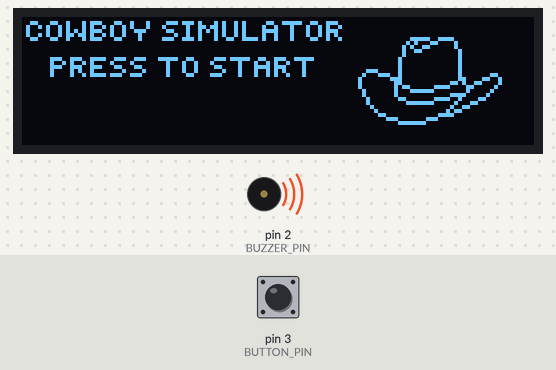
Simulated run of this sketch. Board: Arduino Nano, built with avr-gcc and run on an emulated ATmega328P. On the bench: 128×32 one-colour display, buzzer (waves = sounding). The test bench sets the inputs (shaded band); at power-on: pin 3 (BUTTON_PIN) HIGH. Random numbers use the default seed unless the sketch sets one.

Above: at 1.2 s.
1.3 s: pin 3 (BUTTON_PIN) pulled LOW for 0.15 s
At 1.52 s:
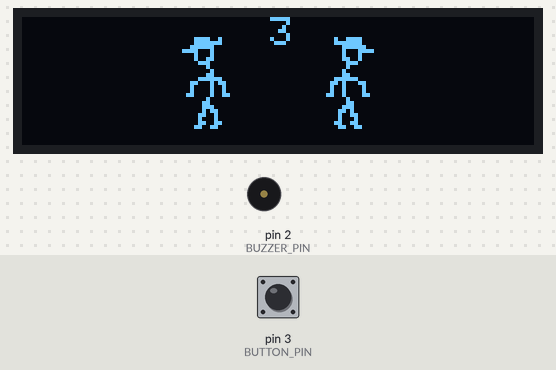
2.0 s: pin 3 (BUTTON_PIN) pulled LOW for 1 s
At 2.75 s:
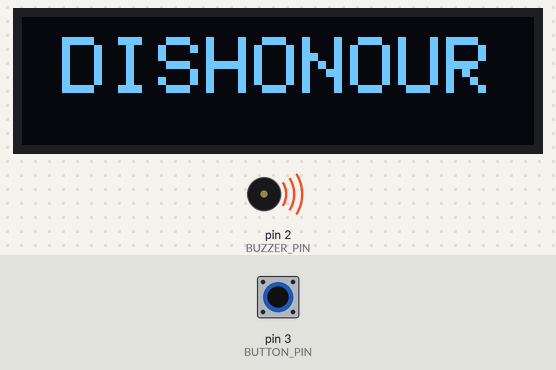
4.5 s: pin 3 (BUTTON_PIN) pulled LOW for 0.15 s
At 7.4 s:
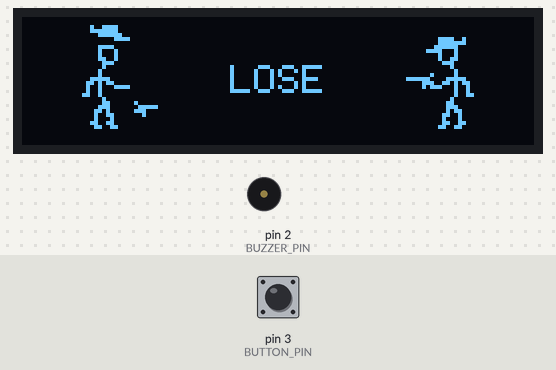
7.6 s: pin 3 (BUTTON_PIN) pulled LOW for 1 s
At 8.65 s:
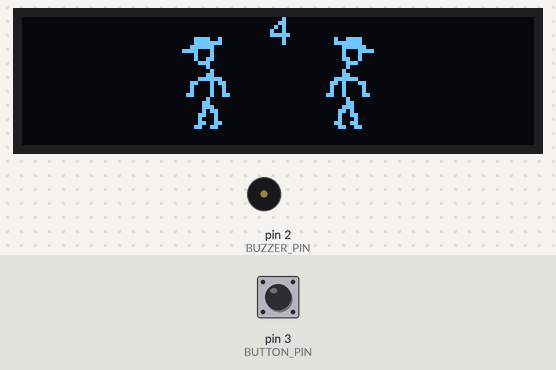
9.2 s: pin 3 (BUTTON_PIN) pulled LOW for 3.2 s
At 13.3 s:
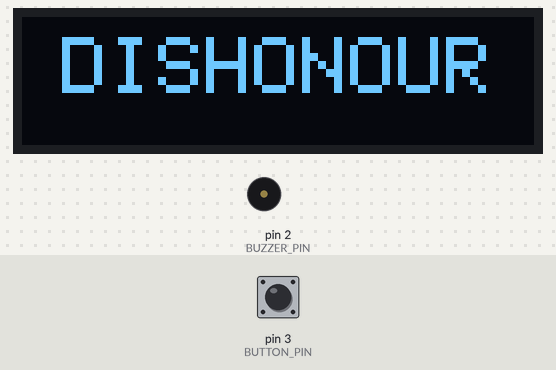
Timing chart, 0 to 14.8 s (numbered marks = the images above; inputs shaded):
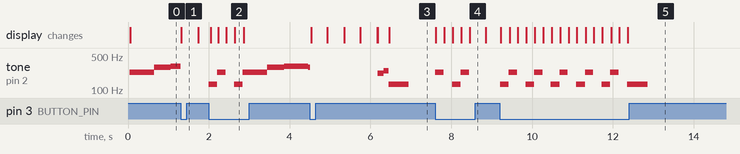

The sketch:

cowboy_game.ino
```cpp
// arduino nano old west pistol dual game

// --- LIBRARIES ---
#include <Wire.h>
#include <Adafruit_GFX.h>
#include <Adafruit_SSD1306.h>

// ---OLED INITIALISING ---
#define SCREEN_WIDTH 128
#define SCREEN_HEIGHT 32
Adafruit_SSD1306 display(SCREEN_WIDTH, SCREEN_HEIGHT, &Wire, -1);

// --- BUTTON/BUZZER---
#define BUTTON_PIN 3
#define BUZZER_PIN 2

// ---SONG STRUCT---
struct Note {
  int freq;
  int duration;
};

// PLAYER COWBOY FRAMES
extern const unsigned char cowboy_walk[] PROGMEM = {
  0x00, 0x00, 0x00, 0x00, 0x00, 0x00, 0x00, 0x00, 0x00, 0x00, 0x00, 0x00, 0x00, 0x00, 0x00, 0x00,
	0xf2, 0x00, 0x00, 0xfe, 0x00, 0x01, 0xf8, 0x00, 0x07, 0x88, 0x00, 0x00, 0x88, 0x00, 0x00, 0x98,
	0x00, 0x00, 0x70, 0x00, 0x00, 0x10, 0x00, 0x00, 0x08, 0x00, 0x00, 0x18, 0x00, 0x00, 0x7e, 0x00,
	0x01, 0x8b, 0x00, 0x01, 0x09, 0x00, 0x01, 0x09, 0x00, 0x03, 0x09, 0x80, 0x00, 0x10, 0x00, 0x00,
	0x30, 0x00, 0x00, 0x38, 0x00, 0x00, 0x2c, 0x00, 0x00, 0x64, 0x00, 0x00, 0x44, 0x00, 0x00, 0x66,
	0x00, 0x00, 0xcc, 0x00, 0x00, 0x00, 0x00, 0x00, 0x00, 0x00, 0x00, 0x00, 0x00, 0x00, 0x00, 0x00
};
extern const unsigned char cowboy_turn[] PROGMEM = {
  0x00, 0x00, 0x00, 0x00, 0x00, 0x00, 0x00, 0x00, 0x00, 0x00, 0x00, 0x00, 0x00, 0x00, 0x00, 0x02,
	0x78, 0x00, 0x03, 0xf8, 0x00, 0x00, 0xfc, 0x00, 0x00, 0x8f, 0x00, 0x00, 0x88, 0x00, 0x00, 0xc8,
	0x00, 0x00, 0x70, 0x00, 0x00, 0x40, 0x00, 0x00, 0x80, 0x00, 0x00, 0x82, 0x00, 0x03, 0xe1, 0xf8,
	0x06, 0xb3, 0x80, 0x04, 0x8e, 0x80, 0x04, 0x80, 0x00, 0x0c, 0x80, 0x00, 0x00, 0x40, 0x00, 0x00,
	0x60, 0x00, 0x00, 0xe0, 0x00, 0x01, 0xa0, 0x00, 0x01, 0x30, 0x00, 0x01, 0x10, 0x00, 0x03, 0x30,
	0x00, 0x01, 0x98, 0x00, 0x00, 0x00, 0x00, 0x00, 0x00, 0x00, 0x00, 0x00, 0x00, 0x00, 0x00, 0x00
};
extern const unsigned char cowboy_shot[] PROGMEM = {
  0x00, 0x00, 0x00, 0x00, 0x00, 0x00, 0x02, 0x78, 0x00, 0x03, 0xf8, 0x00, 0x00, 0xfc, 0x00, 0x00,
	0x0f, 0x00, 0x00, 0x00, 0x00, 0x00, 0xf0, 0x00, 0x00, 0x88, 0x00, 0x00, 0x88, 0x00, 0x00, 0xc8,
	0x00, 0x00, 0x70, 0x00, 0x00, 0x40, 0x00, 0x00, 0x80, 0x00, 0x00, 0x80, 0x00, 0x03, 0xe0, 0x00,
	0x06, 0xb0, 0x00, 0x04, 0x8f, 0x00, 0x04, 0x80, 0x00, 0x0c, 0x80, 0x00, 0x00, 0x40, 0x00, 0x00,
	0x60, 0x40, 0x00, 0xe0, 0x3e, 0x01, 0xa0, 0x70, 0x01, 0x30, 0x10, 0x01, 0x10, 0x00, 0x03, 0x30,
	0x00, 0x01, 0x98, 0x00, 0x00, 0x00, 0x00, 0x00, 0x00, 0x00, 0x00, 0x00, 0x00, 0x00, 0x00, 0x00
};

// BOT COWBOY FRAMES
extern const unsigned char cowboy_walk_R[] PROGMEM = {
	0x00, 0x00, 0x00, 0x00, 0x00, 0x00, 0x00, 0x00, 0x00, 0x00, 0x00, 0x00, 0x00, 0x00, 0x00, 0x00,
  0x9e, 0x00, 0x00, 0xfe, 0x00, 0x00, 0x3f, 0x00, 0x00, 0x23, 0xc0, 0x00, 0x22, 0x00, 0x00, 0x32,
  0x00, 0x00, 0x1c, 0x00, 0x00, 0x10, 0x00, 0x00, 0x20, 0x00, 0x00, 0x30, 0x00, 0x00, 0xfc, 0x00,
  0x01, 0xa3, 0x00, 0x01, 0x21, 0x00, 0x01, 0x21, 0x00, 0x03, 0x21, 0x80, 0x00, 0x10, 0x00, 0x00,
  0x18, 0x00, 0x00, 0x38, 0x00, 0x00, 0x68, 0x00, 0x00, 0x4c, 0x00, 0x00, 0x44, 0x00, 0x00, 0xcc,
  0x00, 0x00, 0x66, 0x00, 0x00, 0x00, 0x00, 0x00, 0x00, 0x00, 0x00, 0x00, 0x00, 0x00, 0x00, 0x00
};
extern const unsigned char cowboy_turn_R[] PROGMEM = {
	0x00, 0x00, 0x00, 0x00, 0x00, 0x00, 0x00, 0x00, 0x00, 0x00, 0x00, 0x00, 0x00, 0x00, 0x00, 0x00,
	0x3c, 0x80, 0x00, 0x3f, 0x80, 0x00, 0x7e, 0x00, 0x01, 0xe2, 0x00, 0x00, 0x22, 0x00, 0x00, 0x26,
	0x00, 0x00, 0x1c, 0x00, 0x00, 0x04, 0x00, 0x00, 0x02, 0x00, 0x00, 0x82, 0x00, 0x3f, 0x0f, 0x80,
	0x03, 0x9a, 0xc0, 0x02, 0xe2, 0x40, 0x00, 0x02, 0x40, 0x00, 0x02, 0x60, 0x00, 0x04, 0x00, 0x00,
	0x0c, 0x00, 0x00, 0x0e, 0x00, 0x00, 0x0b, 0x00, 0x00, 0x19, 0x00, 0x00, 0x11, 0x00, 0x00, 0x19,
	0x80, 0x00, 0x33, 0x00, 0x00, 0x00, 0x00, 0x00, 0x00, 0x00, 0x00, 0x00, 0x00, 0x00, 0x00, 0x00
};
extern const unsigned char cowboy_shot_R[] PROGMEM = {
	0x00, 0x00, 0x00, 0x00, 0x00, 0x00, 0x00, 0x3c, 0x80, 0x00, 0x3f, 0x80, 0x00, 0x7e, 0x00, 0x01,
	0xe0, 0x00, 0x00, 0x00, 0x00, 0x00, 0x1e, 0x00, 0x00, 0x22, 0x00, 0x00, 0x22, 0x00, 0x00, 0x26,
	0x00, 0x00, 0x1c, 0x00, 0x00, 0x04, 0x00, 0x00, 0x02, 0x00, 0x00, 0x02, 0x00, 0x00, 0x0f, 0x80,
	0x00, 0x1a, 0xc0, 0x01, 0xe2, 0x40, 0x00, 0x02, 0x40, 0x00, 0x02, 0x60, 0x00, 0x04, 0x00, 0x04,
	0x0c, 0x00, 0xf8, 0x0e, 0x00, 0x1c, 0x0b, 0x00, 0x10, 0x19, 0x00, 0x00, 0x11, 0x00, 0x00, 0x19,
	0x80, 0x00, 0x33, 0x00, 0x00, 0x00, 0x00, 0x00, 0x00, 0x00, 0x00, 0x00, 0x00, 0x00, 0x00, 0x00
};

// MENU SCREEN BITMAP
extern const unsigned char testBitmap[] PROGMEM = {
  0x00, 0x00, 0x00, 0x00, 0x00, 0x00, 0x00, 0x00, 0x00, 0x00, 0x00, 0x00, 0x00, 0x00, 0x00, 0x00,
	0x31, 0x91, 0x71, 0x91, 0x0e, 0xe8, 0xa5, 0x06, 0x7c, 0xce, 0x00, 0x00, 0x00, 0x00, 0x00, 0x00,
	0x4a, 0x51, 0x4a, 0x51, 0x10, 0x4d, 0xa5, 0x09, 0x11, 0x29, 0x00, 0x00, 0x00, 0x00, 0x00, 0x00,
	0x42, 0x55, 0x72, 0x4e, 0x0c, 0x4a, 0xa5, 0x0f, 0x11, 0x2e, 0x00, 0x00, 0x00, 0x00, 0x00, 0x00,
	0x4a, 0x5b, 0x4a, 0x44, 0x02, 0x48, 0xa5, 0x09, 0x11, 0x2a, 0x00, 0x00, 0x00, 0x00, 0x00, 0x00,
	0x31, 0x91, 0x71, 0x84, 0x1c, 0xe8, 0x99, 0xe9, 0x10, 0xc9, 0x00, 0x00, 0x7c, 0xf0, 0x00, 0x00,
	0x00, 0x00, 0x00, 0x00, 0x00, 0x00, 0x00, 0x00, 0x00, 0x00, 0x00, 0x00, 0xa3, 0x08, 0x00, 0x00,
	0x00, 0x00, 0x00, 0x00, 0x00, 0x00, 0x00, 0x00, 0x00, 0x00, 0x00, 0x01, 0x4c, 0x08, 0x00, 0x00,
	0x00, 0x00, 0x00, 0x00, 0x00, 0x00, 0x00, 0x00, 0x00, 0x00, 0x00, 0x01, 0x30, 0x04, 0x00, 0x00,
	0x00, 0x00, 0x00, 0x00, 0x00, 0x00, 0x00, 0x00, 0x00, 0x00, 0x00, 0x01, 0x00, 0x04, 0x00, 0x00,
	0x01, 0xce, 0x79, 0xce, 0x3e, 0x60, 0xef, 0x99, 0xcf, 0x80, 0x00, 0x02, 0x00, 0x04, 0x00, 0x00,
	0x01, 0x29, 0x42, 0x10, 0x08, 0x91, 0x02, 0x25, 0x22, 0x00, 0x00, 0x02, 0x00, 0x04, 0x00, 0x00,
	0x01, 0xce, 0x71, 0x8c, 0x08, 0x90, 0xc2, 0x3d, 0xc2, 0x00, 0x00, 0x02, 0x00, 0x04, 0x00, 0x00,
	0x01, 0x0a, 0x40, 0x42, 0x08, 0x90, 0x22, 0x25, 0x42, 0x00, 0x03, 0x82, 0x00, 0x04, 0x00, 0x00,
	0x01, 0x09, 0x7b, 0x9c, 0x08, 0x61, 0xc2, 0x25, 0x22, 0x00, 0x04, 0x72, 0x00, 0x04, 0x06, 0x00,
	0x00, 0x00, 0x00, 0x00, 0x00, 0x00, 0x00, 0x00, 0x00, 0x00, 0x08, 0x0e, 0x00, 0x06, 0x19, 0x00,
	0x00, 0x00, 0x00, 0x00, 0x00, 0x00, 0x00, 0x00, 0x00, 0x00, 0x08, 0x06, 0x00, 0x1a, 0x61, 0x00,
	0x00, 0x00, 0x00, 0x00, 0x00, 0x00, 0x00, 0x00, 0x00, 0x00, 0x08, 0x05, 0x81, 0xe1, 0x82, 0x00,
	0x00, 0x00, 0x00, 0x00, 0x00, 0x00, 0x00, 0x00, 0x00, 0x00, 0x04, 0x04, 0x7e, 0x01, 0x04, 0x00,
	0x00, 0x00, 0x00, 0x00, 0x00, 0x00, 0x00, 0x00, 0x00, 0x00, 0x04, 0x04, 0x00, 0x1e, 0x08, 0x00,
	0x00, 0x00, 0x00, 0x00, 0x00, 0x00, 0x00, 0x00, 0x00, 0x00, 0x02, 0x03, 0x01, 0xe4, 0x30, 0x00,
	0x00, 0x00, 0x00, 0x00, 0x00, 0x00, 0x00, 0x00, 0x00, 0x00, 0x02, 0x00, 0xfe, 0x08, 0xc0, 0x00,
	0x00, 0x00, 0x00, 0x00, 0x00, 0x00, 0x00, 0x00, 0x00, 0x00, 0x01, 0x00, 0x00, 0x13, 0x00, 0x00,
	0x00, 0x00, 0x00, 0x00, 0x00, 0x00, 0x00, 0x00, 0x00, 0x00, 0x00, 0x80, 0x00, 0x2c, 0x00, 0x00,
	0x00, 0x00, 0x00, 0x00, 0x00, 0x00, 0x00, 0x00, 0x00, 0x00, 0x00, 0x60, 0x00, 0xf0, 0x00, 0x00,
	0x00, 0x00, 0x00, 0x00, 0x00, 0x00, 0x00, 0x00, 0x00, 0x00, 0x00, 0x1c, 0x07, 0x00, 0x00, 0x00,
	0x00, 0x00, 0x00, 0x00, 0x00, 0x00, 0x00, 0x00, 0x00, 0x00, 0x00, 0x03, 0xf8, 0x00, 0x00, 0x00,
	0x00, 0x00, 0x00, 0x00, 0x00, 0x00, 0x00, 0x00, 0x00, 0x00, 0x00, 0x00, 0x00, 0x00, 0x00, 0x00,
	0x00, 0x00, 0x00, 0x00, 0x00, 0x00, 0x00, 0x00, 0x00, 0x00, 0x00, 0x00, 0x00, 0x00, 0x00, 0x00,
	0x00, 0x00, 0x00, 0x00, 0x00, 0x00, 0x00, 0x00, 0x00, 0x00, 0x00, 0x00, 0x00, 0x00, 0x00, 0x00,
	0x00, 0x00, 0x00, 0x00, 0x00, 0x00, 0x00, 0x00, 0x00, 0x00, 0x00, 0x00, 0x00, 0x00, 0x00, 0x00,
	0x00, 0x00, 0x00, 0x00, 0x00, 0x00, 0x00, 0x00, 0x00, 0x00, 0x00, 0x00, 0x00, 0x00, 0x00, 0x00
};

// COWBOY DIMENSIONS (sprite)
const int SPRITE_W = 23;
const int SPRITE_H = 32;

//  GAME STATES
enum GameState {
  START_SCREEN,
  WALKING,
  WAIT_TO_SHOOT,
  PLAYER_WINS,
  PLAYER_LOSES,
  TIE_SCREEN,
  STATE_EARLY
};

GameState state = START_SCREEN;

//  TIMING SETUP
unsigned long stateStartTime = 0;
unsigned long botShootTime = 0;
unsigned long playerShootTime = 0;


//  SYSTEM FOR STEPS
int totalSteps = 0;
int currentStep = 0;
unsigned long lastStepTime = 0;
unsigned long stepInterval = 400;

// Cowboy positions
int leftCowboyX = 64;
int rightCowboyX = 64;

//  BUTTON DEBOUNCE
bool buttonPressed() {
  static unsigned long lastPress = 0;
  if (digitalRead(BUTTON_PIN) == LOW) {
    if (millis() - lastPress > 200) {
      lastPress = millis();
      return true;
    }
  }
  return false;
}


// SONG ENGINE - enigine is needed bc delay blocks button from being used as it chokes smthn
Note startSong[] = {
  {233,600},{294,400},{311,600},{294,400},
  {262,800},{0,300},{415,600},{349,500},
  {294,600},{231,1200}
};
int startLen = 10;

Note duelSong[] = {
  {220,150},{247,150},{262,300}
};
int duelLen = 3;

Note winSong[] = {
  {523,250},{587,250},{659,300},{784,350},
  {659,250},{523,300},{880,300},{784,300},
  {659,300},{523,600}
};
int winLen = 10;

Note loseSong[] = {
  {130,500}
};
int loseLen = 1;

Note earlySong[] = {
  {130,500}
};
int earlyLen = 1;

Note tieSong[] = {
  {300,200},{0,200},{300,200}
};
int tieLen = 3;

Note* currentSong = nullptr;
int currentSongLength = 0;
int songIndex = 0;
unsigned long lastNoteTime = 0;
bool songPlaying = false;

void playSong(Note* song, int length) {
  currentSong = song;
  currentSongLength = length;
  songIndex = 0;
  lastNoteTime = millis();
  songPlaying = true;

  if (song[0].freq > 0) tone(BUZZER_PIN, song[0].freq);
  else noTone(BUZZER_PIN);
}

void stopSong() {
  songPlaying = false;
  noTone(BUZZER_PIN);
}

void updateSong() {
  if (!songPlaying) return;

  if (millis() - lastNoteTime >= (unsigned long)currentSong[songIndex].duration) {
    songIndex++;
    lastNoteTime = millis();

    if (songIndex >= currentSongLength) {
      stopSong();
      return;
    }

    if (currentSong[songIndex].freq > 0)
      tone(BUZZER_PIN, currentSong[songIndex].freq);
    else
      noTone(BUZZER_PIN);
  }
}

//  SPRITE AND MENU DRAW HELPERS
void drawBitmapFullStart() {
  display.clearDisplay();
  display.drawBitmap(0, 0, testBitmap, 128, 32, 1);
  display.display();
}

void drawCowboyLeft(int x, int y, const unsigned char* frame) {
  display.drawBitmap(x, y, frame, SPRITE_W, SPRITE_H, WHITE);
}

void drawCowboyRight(int x, int y, const unsigned char* frame) {
  display.drawBitmap(x, y, frame, SPRITE_W, SPRITE_H, WHITE);
}

void drawWalkAnimation() {
  display.clearDisplay();

  drawCowboyLeft(leftCowboyX - SPRITE_W, 0, cowboy_walk);
  drawCowboyRight(rightCowboyX, 0, cowboy_walk_R);

  display.setTextSize(1);
  display.setTextColor(WHITE);
  display.setCursor(62, 0);
  display.print(totalSteps - currentStep);
  display.display();
}

void drawTurnPose() {
  display.clearDisplay();
  drawCowboyLeft(leftCowboyX - SPRITE_W, 0, cowboy_turn);
  drawCowboyRight(rightCowboyX, 0, cowboy_turn_R);
  display.display();
}

void drawPlayerShootsPose() {
  display.clearDisplay();
  drawCowboyLeft(leftCowboyX - SPRITE_W, 0, cowboy_shot);
  drawCowboyRight(rightCowboyX, 0, cowboy_turn_R);
  display.display();
}

void drawBotShootsPose() {
  display.clearDisplay();
  drawCowboyLeft(leftCowboyX - SPRITE_W, 0, cowboy_turn);
  drawCowboyRight(rightCowboyX, 0, cowboy_shot_R);
  display.display();
}

void drawTie() {
  display.clearDisplay();
  drawCowboyLeft(leftCowboyX - SPRITE_W, 0, cowboy_shot);
  drawCowboyRight(rightCowboyX, 0, cowboy_shot_R);
  display.display();
}

void drawTextScreen(const char* text) {
  display.setTextSize(1);
  display.setTextColor(WHITE);

  int16_t x, y;
  uint16_t w, h;
  display.getTextBounds(text, 0, 0, &x, &y, &w, &h);

  int16_t cx = (SCREEN_WIDTH - w) / 2;
  int16_t cy = (SCREEN_HEIGHT - h) / 2;

  display.setCursor(cx, cy);
  display.print(text);
  display.display();
}

//  SETUP
void setup() {
  // INPUTS/OUTPUTS
  pinMode(BUTTON_PIN, INPUT_PULLUP);
  pinMode(BUZZER_PIN, OUTPUT);

  // OLED INITIALISE
  display.begin(SSD1306_SWITCHCAPVCC, 0x3C);
  display.clearDisplay();
  display.display();

  playSong(startSong, startLen);
}

//  MAIN LOOP
void loop() {
  updateSong();

  switch (state) {
  case START_SCREEN:
    drawBitmapFullStart();

    if (buttonPressed()) { // GAME START SEQUENCE
      stopSong();
      totalSteps = random(3, 6);
      currentStep = 0;
      leftCowboyX = 64;
      rightCowboyX = 64;
      state = WALKING;
      stateStartTime = millis();
    }
    break;

  case WALKING:
    if (buttonPressed()) { // WALKING STAGE
      stopSong();
      playSong(earlySong, earlyLen);
      state = STATE_EARLY;
      break;
    }

    if (millis() - lastStepTime > stepInterval && currentStep < totalSteps) {
      lastStepTime = millis();
      currentStep++;
      leftCowboyX -= 6;
      rightCowboyX += 6;
    }

    drawWalkAnimation();

    if (currentStep >= totalSteps) { // TURN STAGE
      drawTurnPose();
      playSong(duelSong, duelLen);
      state = WAIT_TO_SHOOT;
      botShootTime = millis() + random(200, 400); // adjust difficulty here
    }
    break;

  case WAIT_TO_SHOOT: // win/lose/tie/early states
    if (buttonPressed()) {
      stopSong();
      playerShootTime = millis();

      if (abs((long)(playerShootTime - botShootTime)) < 40) {
        drawTie();
        playSong(tieSong, tieLen);
        state = TIE_SCREEN;
      }
      else if (playerShootTime < botShootTime) {
        drawBotShootsPose();
        playSong(winSong, winLen);
        state = PLAYER_WINS;
      }
      else {
        drawPlayerShootsPose();
        playSong(loseSong, loseLen);
        state = PLAYER_LOSES;
      }
    }

    if (millis() > botShootTime && state == WAIT_TO_SHOOT) {
      drawPlayerShootsPose();
      playSong(loseSong, loseLen);
      state = PLAYER_LOSES;
    }
    break;

  case PLAYER_WINS: // case displays
    drawTextScreen("WIN");
    if (buttonPressed()) {
      stopSong();
      playSong(startSong, startLen);
      state = START_SCREEN;
    }
    break;

  case PLAYER_LOSES:
    drawTextScreen("LOSE");
    if (buttonPressed()) {
      stopSong();
      playSong(startSong, startLen);
      state = START_SCREEN;
    }
    break;

  case TIE_SCREEN:
    drawTextScreen("TIE");
    if (buttonPressed()) {
      stopSong();
      playSong(startSong, startLen);
      state = START_SCREEN;
    }
    break;

  case STATE_EARLY: // custom for early
  display.clearDisplay();
  display.setTextSize(2);
  display.setTextColor(WHITE);
  display.setCursor(10,5);
  display.print("DISHONOUR");
  display.display();
    if (buttonPressed()) {
      stopSong();
      playSong(startSong, startLen);
      state = START_SCREEN;
    }
    break;
  }
}
```

Measured:
- after the input at 1.3 s, the display: changes at once (image 1)
- after the input at 4.5 s, the display: first changes at once (image 3 shows a later state)
- after the input at 7.6 s, tone on pin 2 (BUZZER_PIN): plays 233 Hz for 0.21 s, 130 Hz for 0.21 s, 233 Hz for 0.21 s, starting at once; the display: first changes at once (image 4 shows a later state)
- by itself, tone on pin 2 (BUZZER_PIN): plays 220 Hz for 0.15 s, 247 Hz for 0.12 s, 130 Hz for 0.50 s
